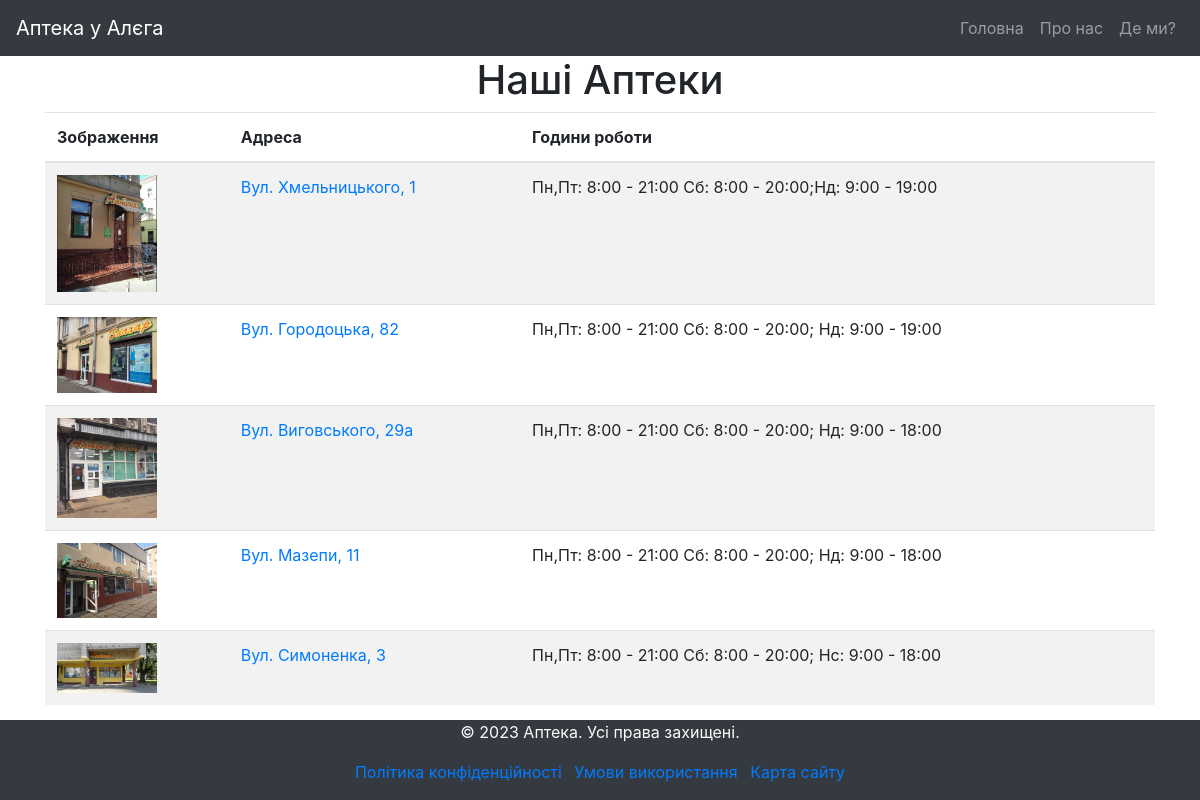
/maps/, run on an earlier commit of the app's database.
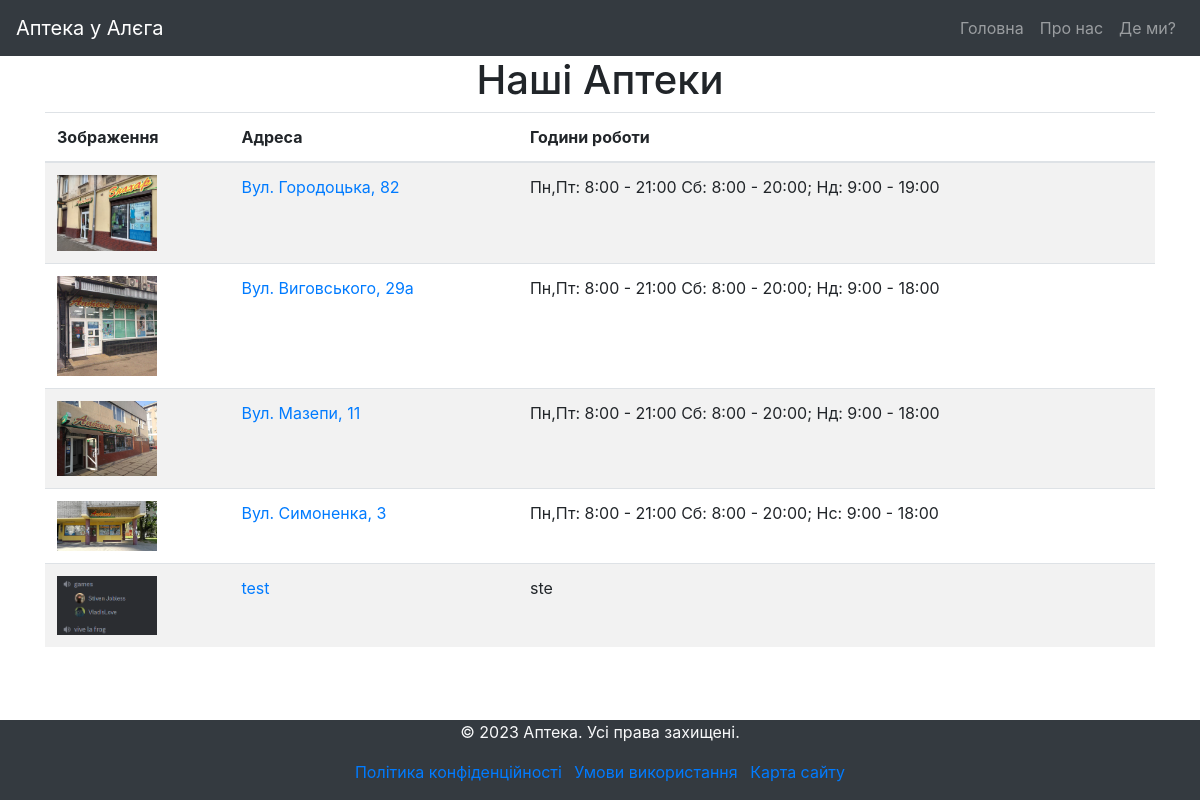
And on a later commit of the database.
### backend/models.py (models this page shows, shortened)
class Pharmacy(models.Model):
    address = models.CharField(max_length=200)
    address_url = models.CharField(max_length=2000)
    opening_hours = models.CharField(max_length=200)
    image = models.ImageField(upload_to='pharmacy_buildings', blank=True, null=True)

### backend/views.py (the view)
# urls.py: path('maps/', views.maps_page_view, name='maps'),
def maps_page_view(request):
    pharmacies = Pharmacy.objects.all()
    return render(request, 'backend/maps.html', {'pharmacies': pharmacies})

### backend/templates/backend/maps.html (shortened to what this page needs)
{% extends './base.html' %}
{% load static %}
{% block header %}
    <link rel="stylesheet" href="https://stackpath.bootstrapcdn.com/bootstrap/4.5.0/css/bootstrap.min.css">
{% endblock %}
{% block content %}
    <div class="container">
        <h1 class="text-center">Наші Аптеки</h1>
        <table class="table table-striped">
            <thead>
                <tr>
                    <th scope="col">Зображення</th>
                    <th scope="col">Адреса</th>
                    <th scope="col">Години роботи</th>
                </tr>
            </thead>
            <tbody>
                {% for pharmacy in pharmacies %}
                <tr>
                    <td><img src="{{ pharmacy.image.url }}" alt="{{ pharmacy.address }}" style="max-width: 100px;"></td>
                    <td><a href='{{ pharmacy.address_url }}'>{{ pharmacy.address }}</a></td>
                    <td>{{ pharmacy.opening_hours }}</td>
                </tr>
                {% endfor %}
            </tbody>
        </table>
    </div>
{% endblock %}

What changed in the data, as far as the page shows it:
removed Pharmacy: image (picture), address "Вул. Хмельницького, 1", opening_hours "Пн,Пт: 8:00 - 21:00 Сб: 8:00 - 20:00;Нд: 9:00 - 19:00"
added Pharmacy: image (picture), address "test", opening_hours "ste"
